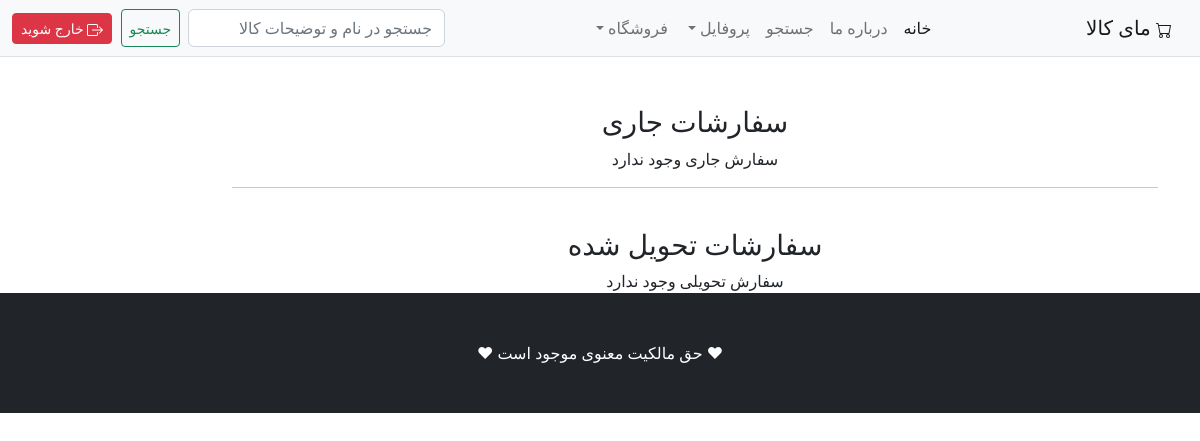
/orders/ (signed in), run on an earlier commit of the app's database.
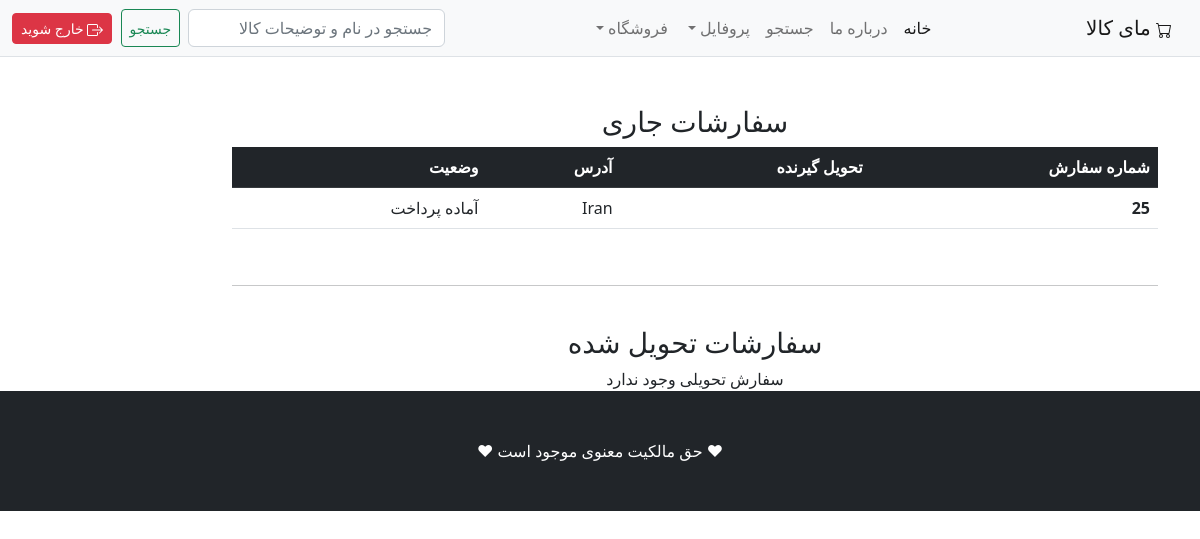
And on a later commit of the database.
### payment/models.py (models this page shows, shortened)
class Order(models.Model):
    ORDER_STATUS_CHOICES = [
            ('pending','آماده پرداخت'),
            ('processing','درحال پردازش سفارش'),
            ('shipping','ارسال به مشتری'),
            ('delivered','تحویل به مشتری'),
            ]
    user=models.ForeignKey(User,on_delete=models.CASCADE,null=True,blank=True)
    full_name = models.CharField(max_length=250)
    email=models.EmailField(max_length=250,blank=True)
    shipping_address_full_name=models.CharField(max_length=15000)
    amount_paid=models.DecimalField(decimal_places=0,max_digits=10)
    date_ordered=jalali_models.jDateTimeField(auto_now_add=True)
    order_status=models.CharField(max_length=10, choices=ORDER_STATUS_CHOICES,default='pending')
    last_update=jalali_models.jDateTimeField(auto_now=True)

### shop/views.py (the view)
# urls.py: path('orders/', views.user_orders, name='user_orders'),
def user_orders(request):
    if request.user.is_authenticated:
        delivered_orders=Order.objects.filter(user=request.user,order_status='delivered')
        current_orders=Order.objects.filter(user=request.user).exclude(order_status='delivered')
        context = {'delivered_orders':delivered_orders,'current_orders':current_orders}
        return render(request,'user_orders.html',context)
    else:
        messages.success(request, 'شما دسترسی به این صفحه ندارید')
        return redirect('home')

### cart/context_processors.py (called while the page is built)
def cart(request):
    return {'cart': Cart(request)}

### shop/templates/user_orders.html
{% extends 'base.html' %}
{% block content %}
    <div class="container">
        <div class="row">
            <div class="col-10">
                <center>
                 <br/>
            <br/>
    <h3> سفارشات جاری</h3>
    {% if current_orders %}
   <table class="table">
  <thead class="table-dark">
    <tr>
      <th scope="col">شماره سفارش</th>
      <th scope="col">تحویل گیرنده</th>
      <th scope="col">آدرس</th>
      <th scope="col">وضعیت</th>
    </tr>
  </thead>
  <tbody>
    {% for order in current_orders %}
    <tr>
      <th scope="row">{{ order.id }}</th>
      <td>{{ order.full_name }}</td>
      <td>{{ order.shipping_address_full_name }}</td>
      <td>{{ order.get_order_status_display }}</td>
    </tr>
  {% endfor %}
  </tbody>
   </table>
        {% else %}سفارش جاری وجود ندارد
{% endif %}
                <br/>
                <hr/>
                <br/>
                    <h3> سفارشات تحویل شده</h3>
    {% if delivered_orders %}
   <table class="table">
  <thead class="table-dark">
    <tr>
      <th scope="col">شماره سفارش</th>
      <th scope="col">تحویل گیرنده</th>
      <th scope="col">آدرس</th>
      <th scope="col">وضعیت</th>
    </tr>
  </thead>
  <tbody>
    {% for order in delivered_orders %}
    <tr>
      <th ><a href="{% url 'orders_details' order.id %}">سفارش شماره -  {{ order.id }}</a>   </th>
      <td>{{ order.full_name }}</td>
      <td>{{ order.shipping_address_full_name }}</td>
      <td>{{ order.get_order_status_display }}</td>
    </tr>
  {% endfor %}
  </tbody>
               </table>
         {% else %}سفارش تحویلی وجود ندارد
{% endif %}
                <br/>
                    </center>
            </div>
        </div>
    </div>
{% endblock %}

What changed in the data, as far as the page shows it:
added Order: id "25", shipping_address_full_name "Iran", order_status "آماده پرداخت"
Also different on the page:
text no longer shown: "سفارش جاری وجود ندارد"
text now shown: "شماره سفارش تحویل گیرنده آدرس وضعیت"
